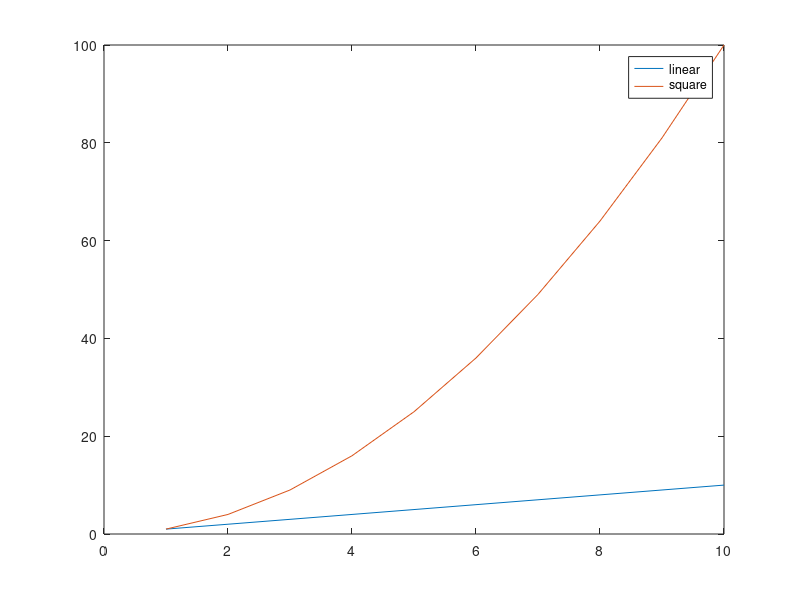

The MATLAB source for this figure: (Note: this script raises an error after producing the figure.)
%=============================================================================
% Copyright (c) 2026-present Allan CORNET (Nelson)
%=============================================================================
% This file is part of Nelson.
%=============================================================================
% LICENCE_BLOCK_BEGIN
% SPDX-License-Identifier: LGPL-3.0-or-later
% LICENCE_BLOCK_END
%=============================================================================
% <--ADV-CLI MODE-->
%=============================================================================
% Like the reference, the default ItemHitFcn starts text editing when a legend label is double-clicked:
% an edit box opens over the label, and its callback renames the entry and the plotted object.
%=============================================================================
f = figure('Position', [100 100 400 300]);
ax = axes('Parent', f, 'Position', [0.13 0.11 0.775 0.815]);
h1 = plot(ax, 1:10, 'DisplayName', 'linear');
hold(ax, 'on');
h2 = plot(ax, (1:10) .^ 2, 'DisplayName', 'square');
lg = legend(ax);
drawnow();
W = f.Position(3);
H = f.Position(4);
p = lg.Position;
rowH = max(10, ceil(lg.FontSize * 1.35));
y0 = p(2) * H + p(4) * H - 4;
baseX = p(1) * W + 6;
labelPoint = [baseX + 40, y0 - rowH * 1.5];
iconPoint = [baseX + 3, y0 - rowH * 1.5];
%=============================================================================
% a normal click on a label, or a double-click on an icon, does not edit
__figure_mouse_event__(f, 'press', labelPoint, 'web');
drawnow();
pause(0.2);
assert_isequal(numel(findall(f, 'Tag', 'LegendLabelEditor')), 0);
__figure_mouse_event__(f, 'press', iconPoint, 'web', 'open');
drawnow();
pause(0.2);
assert_isequal(numel(findall(f, 'Tag', 'LegendLabelEditor')), 0);
%=============================================================================
% a double-click on a label opens an editor holding the current text
__figure_mouse_event__(f, 'press', labelPoint, 'web', 'open');
drawnow();
pause(0.3);
editor = findall(f, 'Tag', 'LegendLabelEditor');
assert_isequal(numel(editor), 1);
assert_isequal(editor.String, 'square');
%=============================================================================
% committing the edit renames the legend entry and the plotted object
editor.String = 'renamed';
callback = editor.Callback;
callback(editor, []);
drawnow();
assert_isequal(lg.String, {'linear', 'renamed'});
assert_isequal(h2.DisplayName, 'renamed');
assert_isequal(h1.DisplayName, 'linear');
assert_isequal(numel(findall(f, 'Tag', 'LegendLabelEditor')), 0);
%=============================================================================
% a custom ItemHitFcn replaces the default behavior
lg.ItemHitFcn = @(src, evt) disp('');
__figure_mouse_event__(f, 'press', labelPoint, 'web', 'open');
drawnow();
pause(0.2);
assert_isequal(numel(findall(f, 'Tag', 'LegendLabelEditor')), 0);
close(f);
%=============================================================================
